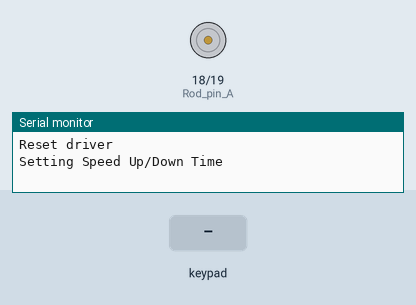
Bench run of a sketch on a simulated ESP32. Shown: motor-driver pin pairs drawn as motors (green arrow = first pin HIGH = forward, orange = second pin HIGH = backward, longer = more drive), the last lines printed to the serial monitor. The inputs (shaded band) are chosen by the test bench. Nothing arrives over Bluetooth unless stated.

Above: at 2.3 s.
2.4 s: key 'S' pressed
At 2.63 s:
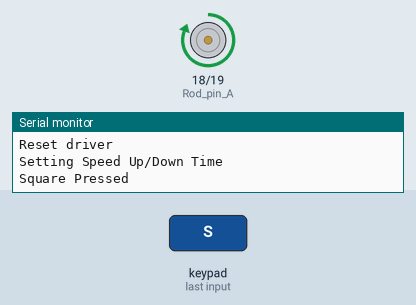
4.3 s: key 'T' pressed
At 4.53 s:
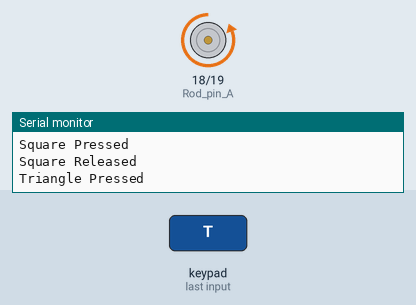
Timing chart, 0 to 7.3 s (numbered marks = the images above; inputs shaded):
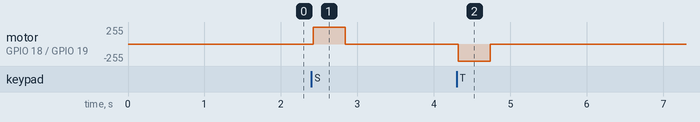

Measured:
- after the input at 2.4 s, motor on GPIO 18 (Rod_pin_A) / GPIO 19 (Rod_pin_B): stopped → forward 255/255 at once, → stopped 0.42 s later
- after the input at 4.3 s, motor on GPIO 18 (Rod_pin_A) / GPIO 19 (Rod_pin_B): stopped → backward 255/255 at once, → stopped 0.42 s later

The sketch:

ESP32_TTL485_PS4.ino
```cpp
#include <PS4Controller.h>

//////////////////////////////////////////////////////////////////////////////////////////

byte _Reset[] = {0x01, 0x06, 0x20, 0x0E, 0x00, 0x06, 0x63, 0xCB};

byte _LeftSpeedUp1000[] = {0x01, 0x06, 0x20, 0x80, 0x03 , 0xE8 , 0x83, 0x5C}; // Left Speed Up 1000ms
byte _RightSpeedUp1000[] = {0x01, 0x06, 0x20, 0x81, 0x03 , 0xE8 , 0xD2, 0x9C}; // Right Speed Up 1000ms
byte _LeftSpeedDown1000[] = {0x01, 0x06, 0x20, 0x82, 0x03 , 0xE8 , 0x22, 0x9C}; // Left Speed Down 1000ms
byte _RightSpeedDown1000[] = {0x01, 0x06, 0x20, 0x83, 0x03 , 0xE8 , 0x73, 0x5C}; // Right Speed Down 1000ms

byte _LeftSpeedUp750[] = {0x01, 0x06, 0x20, 0x80, 0x02 , 0xEE , 0x02, 0xCE}; // Left Speed Up 750ms
byte _RightSpeedUp750[] = {0x01, 0x06, 0x20, 0x81,  0x02 , 0xEE , 0x53, 0x0E}; // Right Speed Up 750ms
byte _LeftSpeedDown750[] = {0x01, 0x06, 0x20, 0x82,  0x02 , 0xEE , 0xA3, 0x0E}; // Left Speed Down 750ms
byte _RightSpeedDown750[] = {0x01, 0x06, 0x20, 0x83,  0x02 , 0xEE , 0xF2, 0xCE}; // Right Speed Down 750ms

byte _LeftSpeedUp500[] = {0x01, 0x06, 0x20, 0x80, 0x01 , 0xF4 , 0x83, 0xF5}; // Left Speed Up 500ms
byte _RightSpeedUp500[] = {0x01, 0x06, 0x20, 0x81,  0x01 , 0xF4 , 0xD2, 0x35}; // Right Speed Up 500ms
byte _LeftSpeedDown500[] = {0x01, 0x06, 0x20, 0x82,  0x01 , 0xF4 , 0x22, 0x35}; // Left Speed Down 500ms
byte _RightSpeedDown500[] = {0x01, 0x06, 0x20, 0x83,  0x01 , 0xF4 , 0x73, 0xF5}; // Right Speed Down 500ms

byte _EnableMotor[] = {0x01, 0x06, 0x20, 0x0E, 0x00, 0x08, 0xE2, 0x0F};
byte _DisableMotor[] = {0x01, 0x06, 0x20, 0x0E, 0x00, 0x07, 0xA2, 0x0B};

byte _LeftSetSpeed20[] = {0x01, 0x06, 0x20, 0x88, 0x00, 0x14, 0x02, 0x2F}; // Left Set Speed 20rpm
byte _RightSetSpeedN20[] = {0x01, 0x06, 0x20, 0x89, 0xFF, 0xEC, 0x13, 0x9D}; // Right Set Speed -20rpm

byte _LeftSetSpeedN20[] = {0x01, 0x06, 0x20, 0x88, 0xFF, 0xEC, 0x42, 0x5D}; // Left Set Speed -20rpm
byte _RightSetSpeed20[] = {0x01, 0x06, 0x20, 0x89, 0x00, 0x14, 0x53, 0xEF}; // Right Set Speed 20rpm

byte _LeftSetSpeed40[] = {0x01, 0x06, 0x20, 0x88, 0x00, 0x28, 0x02, 0x3E}; // Left Set Speed 40rpm
byte _RightSetSpeedN40[] = {0x01, 0x06, 0x20, 0x89, 0xFF, 0xD8, 0x12, 0x4A}; // Right Set Speed -40rpm

byte _LeftSetSpeedN40[] = {0x01, 0x06, 0x20, 0x88, 0xFF, 0xD8, 0x43, 0x8A}; // Left Set Speed -40rpm
byte _RightSetSpeed40[] = {0x01, 0x06, 0x20, 0x89, 0x00, 0x28, 0x53, 0xFE}; // Right Set Speed 40rpm

byte _LeftSetSpeed50[] = {0x01, 0x06, 0x20, 0x88, 0x00, 0x32, 0x83, 0xF5}; // Left Set Speed 50rpm
byte _RightSetSpeedN50[] = {0x01, 0x06, 0x20, 0x89, 0xFF, 0xCE, 0x93, 0x84}; // Right Set Speed -50rpm

byte _LeftSetSpeedN50[] =  {0x01, 0x06, 0x20, 0x88, 0xFF, 0xCE, 0xC2, 0x44}; // Left Set Speed -50rpm
byte _RightSetSpeed50[] = {0x01, 0x06, 0x20, 0x89, 0x00, 0x32, 0xD2, 0x35}; // Right Set Speed 50rpm

byte _LeftSetSpeed100[] = {0x01, 0x06, 0x20, 0x88, 0x00, 0x64, 0x03, 0xCB}; // Left Set Speed 100rpm
byte _RightSetSpeedN100[] = {0x01, 0x06, 0x20, 0x89, 0xFF, 0x9C, 0x12, 0x79}; // Right Set Speed -100rpm

byte _LeftSetSpeedN100[] = {0x01, 0x06, 0x20, 0x88, 0xFF, 0x9C, 0x43, 0xB9}; // Left Set Speed -100rpm
byte _RightSetSpeed100[] = {0x01, 0x06, 0x20, 0x89, 0x00, 0x64, 0x52, 0x0B}; // Right Set Speed 100rpm

byte _LeftSetSpeed0[] = {0x01, 0x06, 0x20, 0x88, 0x00, 0x00, 0x02, 0x20}; // Left Set Speed 0rpm
byte _RightSetSpeed0[] = {0x01, 0x06, 0x20, 0x89, 0x00, 0x00, 0x53, 0xE0}; // Right Set Speed 0rpm
//////////////////////////////////////////////////////////////////////////////////////////

#define MYPORT_RX 16
#define MYPORT_TX 17

int CirSt = 0;
int CroSt = 0;
int TriSt = 0;
int SquSt = 0;
int UpSt = 0;
int BackSt = 0;
int LtSt = 0;
int RtSt = 0;

void setup() {
  Serial.begin(115200);
  PS4.begin("24:4c:ab:e2:e5:5e");

  pinMode(MYPORT_RX, INPUT);
  pinMode(MYPORT_TX, OUTPUT);

  pinMode(23, OUTPUT); // POWER pin
  digitalWrite(23, LOW);

  pinMode(18, OUTPUT); // Rod pin A
  digitalWrite(18, LOW);

  pinMode(19, OUTPUT); // Rod pin B
  digitalWrite(19, LOW);

  Serial2.begin(115200, SERIAL_8N1, MYPORT_RX, MYPORT_TX);

  delay(1000);

  Serial.println();
  Serial.println("Reset driver");
  Serial2.write(_Reset, sizeof(_Reset));
  delay(30);

  Serial.println("Setting Speed Up/Down Time");
  Serial2.write(_LeftSpeedUp750, sizeof(_LeftSpeedUp750));
  delay(30);
  Serial2.write(_RightSpeedUp750, sizeof(_RightSpeedUp750));
  delay(30);
  Serial2.write(_LeftSpeedDown750, sizeof(_LeftSpeedDown750));
  delay(30);
  Serial2.write(_RightSpeedDown750, sizeof(_RightSpeedDown750));
  delay(30);

}

void loop() {

  if (PS4.isConnected()) {

    //PS4.event.button_down.circle
    if (PS4.Circle() && CirSt == 0) {
      Serial.println();
      Serial.println("Enable Motor");
      CirSt = 1;
      Serial2.write(_EnableMotor, sizeof(_EnableMotor));
      digitalWrite(23, HIGH);
    }
    else if ( !PS4.Circle() && CirSt == 1) {
      CirSt = 0;
    }

    if (PS4.Cross() && CroSt == 0) {
      Serial.println();
      Serial.println("Disable Motor");
      CroSt = 1;
      Serial2.write(_DisableMotor, sizeof(_DisableMotor));
      digitalWrite(23, LOW);
    } else if (!PS4.Cross() && CroSt == 1) {
      CroSt = 0;
    }

    if (PS4.Square() && SquSt == 0) {
      Serial.println();
      Serial.println("Square Pressed");
      digitalWrite(18, HIGH);
      SquSt = 1;
    } else if (!PS4.Square() && SquSt == 1) {
      Serial.println();
      Serial.println("Square Released");
      digitalWrite(18, LOW);
      SquSt = 0;
    }

    if (PS4.Triangle() && TriSt == 0) {
      Serial.println();
      Serial.println("Triangle Pressed");
      digitalWrite(19, HIGH);
      TriSt = 1;
    } else if (!PS4.Triangle() && TriSt == 1) {
      Serial.println();
      Serial.println("Triangle Released");
      digitalWrite(19, LOW);
      TriSt = 0;
    }

    ////////////////////////////////// Forward /////////////////////////////////////////////////
    if (PS4.Up() && !PS4.Down() && !PS4.Right() && !PS4.Left() && UpSt == 0) {
      Serial.println();
      Serial.println("Up Pressed");
      UpSt = 1;
      Serial2.write(_LeftSetSpeed40, sizeof(_LeftSetSpeed40));
      delay(30);
      Serial2.write(_RightSetSpeedN40, sizeof(_RightSetSpeedN40));
    } else if (!PS4.Up() && UpSt == 1) {
      Serial.println();
      Serial.println("Up Released");
      UpSt = 0;
      Serial2.write(_LeftSetSpeed0, sizeof(_LeftSetSpeed0));
      delay(30);
      Serial2.write(_RightSetSpeed0, sizeof(_RightSetSpeed0));
      delay(500);
    }

    ////////////////////////////////// Backward /////////////////////////////////////////////////
    if (!PS4.Up() && PS4.Down() && !PS4.Right() && !PS4.Left() && BackSt == 0) {
      Serial.println();
      Serial.println("Down Pressed");
      BackSt = 1;
      Serial2.write(_LeftSetSpeedN40, sizeof(_LeftSetSpeedN40));
      delay(30);
      Serial2.write(_RightSetSpeed40, sizeof(_RightSetSpeed40));
    } else if (!PS4.Down() && BackSt == 1) {
      Serial.println();
      Serial.println("Down Released");
      BackSt = 0;
      Serial2.write(_LeftSetSpeed0, sizeof(_LeftSetSpeed0));
      delay(30);
      Serial2.write(_RightSetSpeed0, sizeof(_RightSetSpeed0));
      delay(500);
    }

    ////////////////////////////////// Left /////////////////////////////////////////////////
    if (!PS4.Up() && !PS4.Down() && !PS4.Right() && PS4.Left() && LtSt == 0) {
      Serial.println();
      Serial.println("Left Pressed");
      LtSt = 1;
      Serial2.write(_LeftSetSpeedN20, sizeof(_LeftSetSpeedN20));
      delay(30);
      Serial2.write(_RightSetSpeedN20, sizeof(_RightSetSpeedN20));
    } else if (!PS4.Left() && LtSt == 1) {
      Serial.println();
      Serial.println("Left Released");
      LtSt = 0;
      Serial2.write(_LeftSetSpeed0, sizeof(_LeftSetSpeed0));
      delay(30);
      Serial2.write(_RightSetSpeed0, sizeof(_RightSetSpeed0));
      delay(500);
    }

    ////////////////////////////////// Right /////////////////////////////////////////////////
    if (!PS4.Up() && !PS4.Down() && PS4.Right() && !PS4.Left() && RtSt == 0) {
      Serial.println();
      Serial.println("Right Pressed");
      RtSt = 1;
      Serial2.write(_LeftSetSpeed20, sizeof(_LeftSetSpeed20));
      delay(30);
      Serial2.write(_RightSetSpeed20, sizeof(_RightSetSpeed20));
    } else if (!PS4.Right() && RtSt == 1) {
      Serial.println();
      Serial.println("Right Released");
      RtSt = 0;
      Serial2.write(_LeftSetSpeed0, sizeof(_LeftSetSpeed0));
      delay(30);
      Serial2.write(_RightSetSpeed0, sizeof(_RightSetSpeed0));
      delay(500);
    }
  }
}
```
